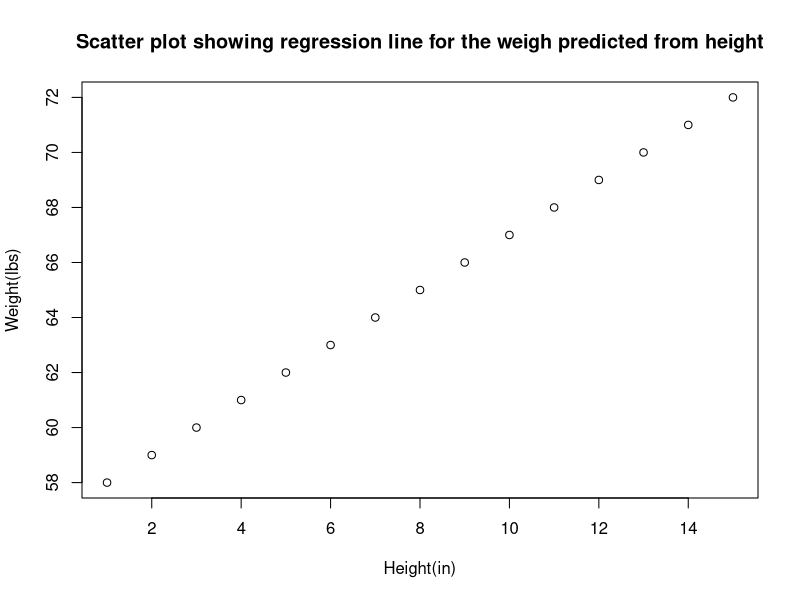
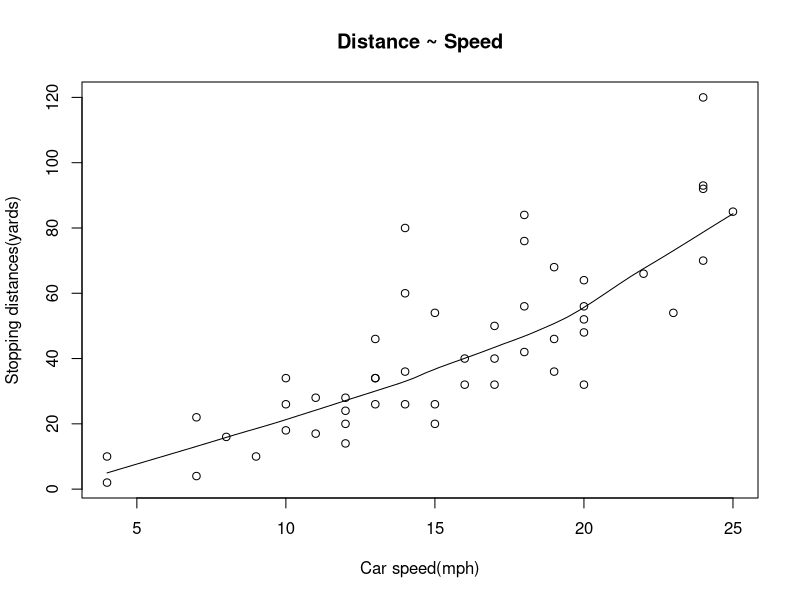
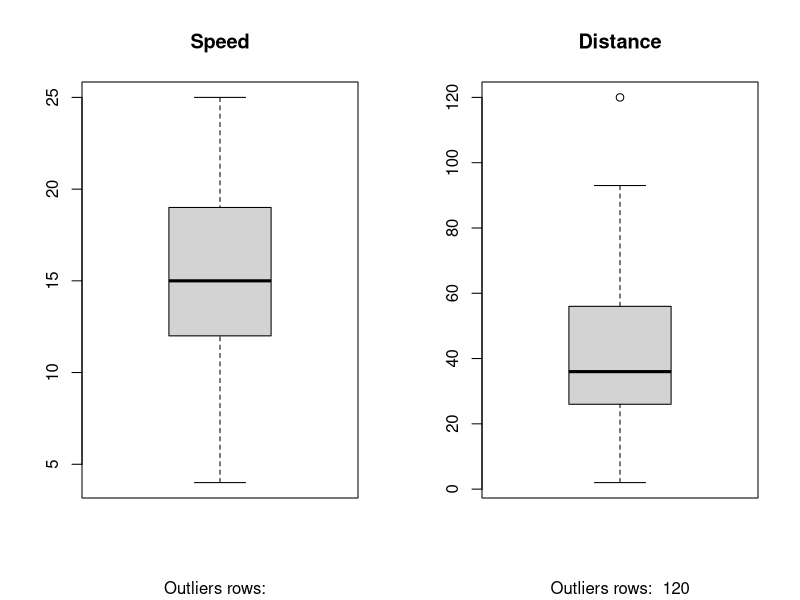
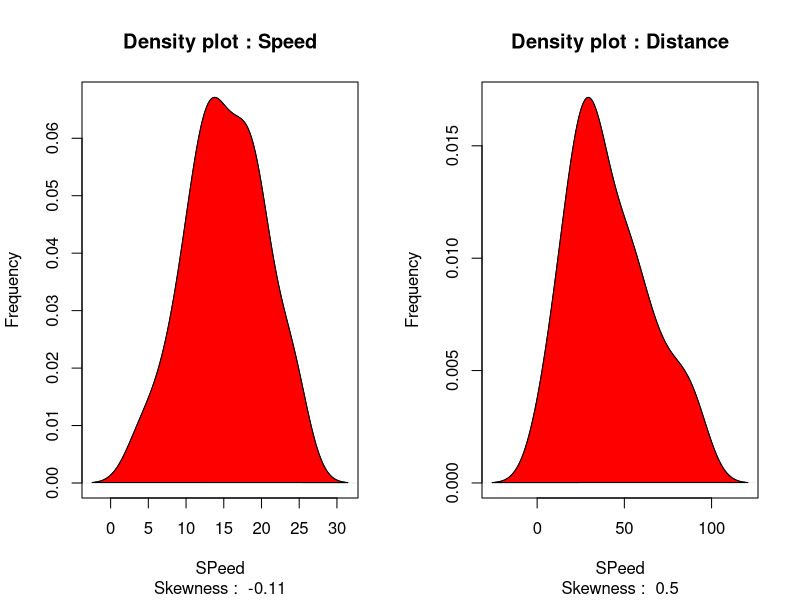
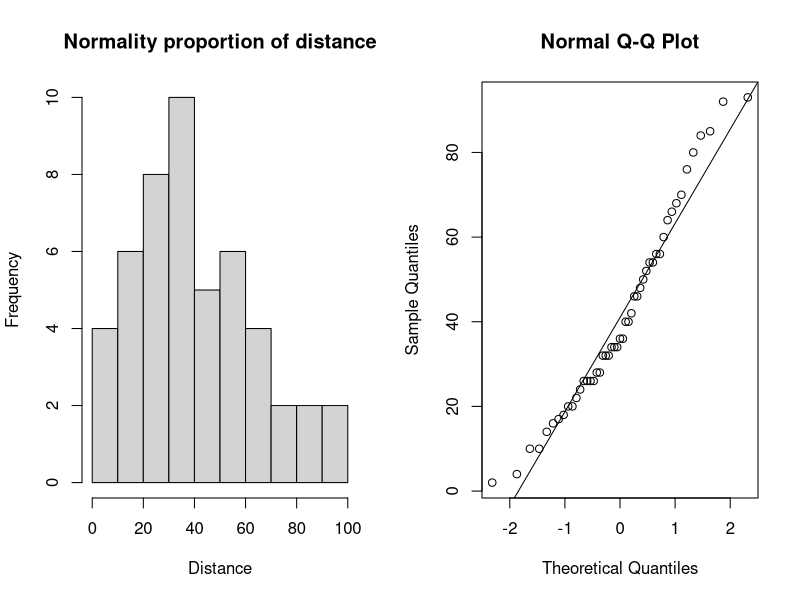

Generate these figures, in order, with R:
# Simple Linera Regression
# Independent Variable (same  as) = Explanatory variable
# Dependent Variable = resopnse variable

# Linear principles

head(women)
# dependent variable = weight
# independent variable = height

simple_linear_model <- lm(women$weight ~ women$height)
# or simple_linear_model <- lm(weight ~ height, data = women)

simple_linear_model

plot(women$height, xlab = "Height(in)", 
     ylab = "Weight(lbs)",
     main = "Scatter plot showing regression line for the weigh predicted from height")

abline(simple_linear_model)

summary(simple_linear_model)

# Conf interval of the model
confint(simple_linear_model)

cor(women$height, women$weight)

# Example using cars dataset
# contains stopping distance foor the cars from 1920s

head(cars)

# check model assumptions first

# step 1 - check linearity

# present data in a scatter plot
# x-axis is independent variable and y- axis is dependent variable
scatter.smooth(x = cars$speed, 
               y = cars$dist,
               main = "Distance ~ Speed", 
               xlab = "Car speed(mph)",
               ylab = "Stopping distances(yards)")

# a low correlation = -0.2 < x < 0.2

cor(cars$speed, cars$dist)

# check for outliers
# generally outliers is the defiened as 1.5 X interquartile range
# IQR = distance between 25th and 75th percentile

opar <- par(no.readonly = TRUE)
par(mfrow = c(1,2)) # divide graph area into 1 row x 2 cols

attach(cars)

boxplot(speed,
        main = "Speed", 
        sub = paste("Outliers rows: ",
                    boxplot.stats(speed)$out))

boxplot(dist,
        main = "Distance", 
        sub = paste("Outliers rows: ",
                    boxplot.stats(dist)$out))

detach(cars)
par <- opar

# Boxplot suggest that distance value of 120 is an outlier
nrow(cars)
cars_content <- cars

cars <- subset(cars, cars$dist !=120)
nrow(cars)

# check for normality 

# Skewness function to example to examine normality
install.packages("e1071")
library(e1071)

opar <- par(no.readonly = TRUE)
par(mfrow = c(1,2)) # divide graph area into 1 row x 2 cols

# Density plot for speed 
# minimum skewed to left
# skewness of < -1 or >1 = heighly skewed
# -1 to -0.5 and 0.5 to 1 = moderately skewed
# Skewness of -0.5 to 0.5 = approx symetrical

plot(density(cars$speed), 
     main = "Density plot : Speed",
     ylab = "Frequency",xlab = "SPeed",
     sub = paste("Skewness : ", round(e1071:: skewness(cars$speed), 2)))

# fill the area under the plot
polygon(density(cars$speed), col = "red")

plot(density(cars$dist), 
     main = "Density plot : Distance",
     ylab = "Frequency", xlab = "SPeed",
     sub = paste("Skewness : ", round(e1071:: skewness(cars$dist), 2)))

# fill the area under the plot
polygon(density(cars$dist), col = "red")
par <- opar


# we can examine noramality using the qqnorm() function
opar <- par(no.readonly = TRUE)
par(mfrow = c(1,2)) # Divided the graph area into 1 row x 2 col
hist(cars$dist,
     main = "Normality proportion of distance",
     xlab = "Distance")

qqnorm(cars$dist)
qqline(cars$dist)

par <- opar

# Training and testing datasets
set.seed(1)
no_rows_data <- nrow(cars)
sample_data <- sample(1:no_rows_data, 
                 size = round(0.7 * no_rows_data), 
                 replace = FALSE)

training_data <- cars[sample_data, ]
testing_data <- cars[-sample_data, ]

# now built linear model using this training data
linearModel <- lm(dist ~ speed, data = training_data)

linearModel

summary(linearModel)

# AIC and BIC
AIC(linearModel)

BIC(linearModel)

# Predict using the model
predicted_distance <- predict(linearModel, testing_data)

# make actual vs  predicted data frame
actual_predictions <- data.frame(cbind(actuals = testing_data$dist, 
                                       predicted = predicted_distance))
head(actual_predictions)

correlation_accuracy <- cor(actual_predictions)
correlation_accuracy

# min - Amx accuracy
min_max_accuracy <- mean(apply(actual_predictions, 1, min) / apply(actual_predictions, 1, max))
min_max_accuracy


# Mean absoulte percentage error (MAPE)
mape <- mean(abs((actual_predictions$predicted - actual_predictions$actuals)) / actual_predictions$actuals)
mape

# demo of inputting a value into the model
df <- data.frame(speed = c(35))
predicted_distance <- predict(linearModel)
predicted_distance


